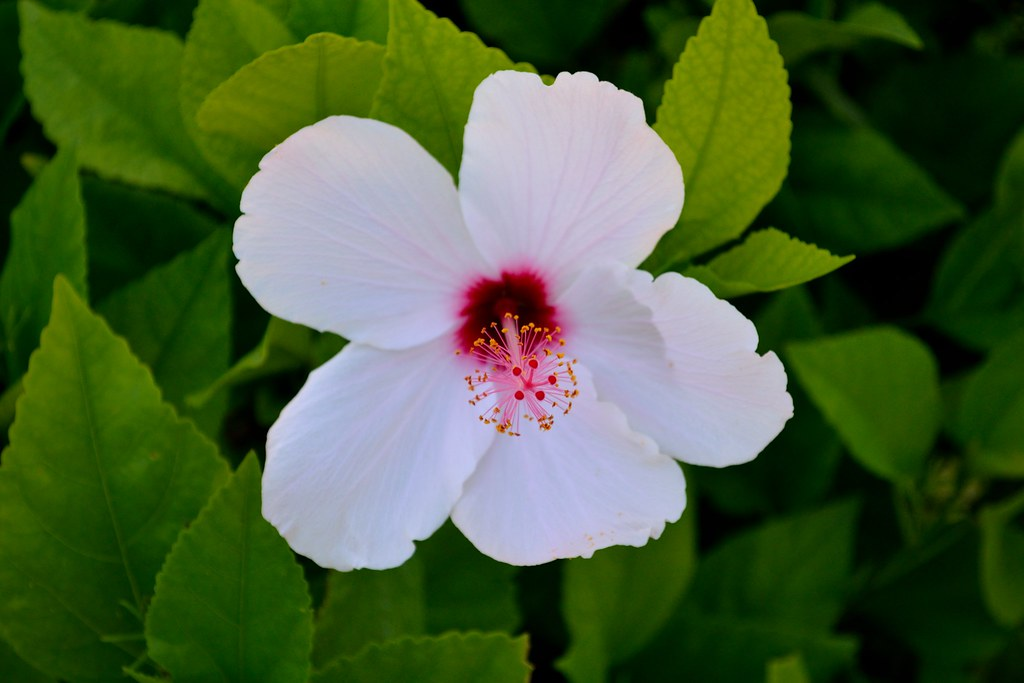
//> input picture ComputerVision/Resources/flower.jpg, 1024 x 683 px
$ ./Chapter2   (built with g++ and OpenCV 4)
//> lines starting //> are read from the running program, lines starting //| are printed output that depends on the picture
#include "opencv2/imgproc.hpp"
#include "opencv2/highgui.hpp"
using namespace cv;

Mat src, src_gray;
Mat dst, detected_edges;
int lowThreshold = 0;
int maxThreshold = 0;
const char* window_name = "window";

int main()
{
	std::string path = "Resources/flower.jpg";
	src = imread(path);
//> src is the input picture: 683 rows x 1024 cols, CV_8UC3; mean B, G, R 55.9, 94.4, 72.9

	dst.create(src.size(), src.type());
	cvtColor(src, src_gray, COLOR_BGR2GRAY);
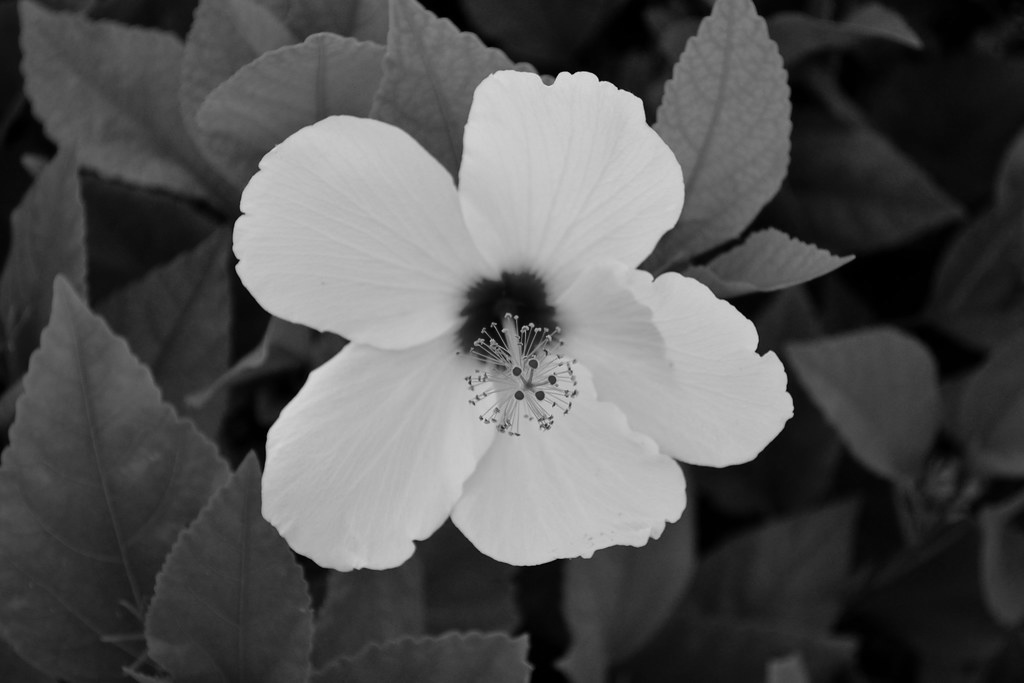
//> src_gray: 683 rows x 1024 cols, CV_8UC1; min 0, max 221, mean 83.5
	namedWindow(window_name, WINDOW_AUTOSIZE);

	createTrackbar("Min Threshold:", window_name, &lowThreshold, 1000);
	createTrackbar("Max Threshold:", window_name, &maxThreshold, 1000);

	while (true)
	{
		blur(src_gray, detected_edges, Size(3, 3));
		Canny(detected_edges, detected_edges, lowThreshold, maxThreshold, 3);
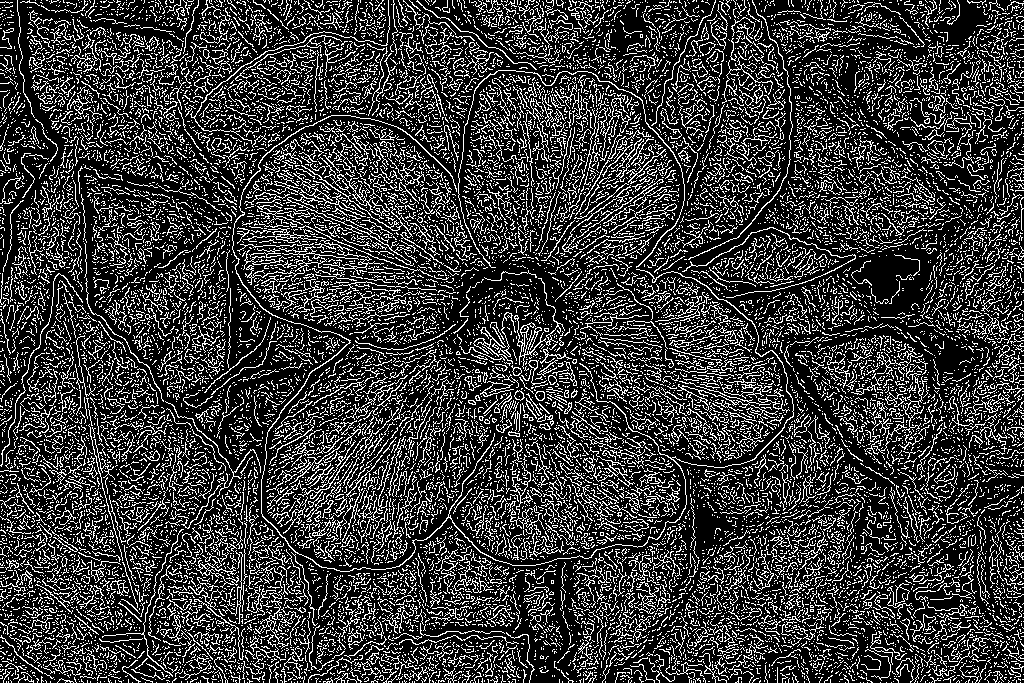
//> detected_edges: 683 rows x 1024 cols, CV_8UC1; 22.6% white in thin lines or dots
		dst = Scalar::all(0);
		src.copyTo(dst, detected_edges);
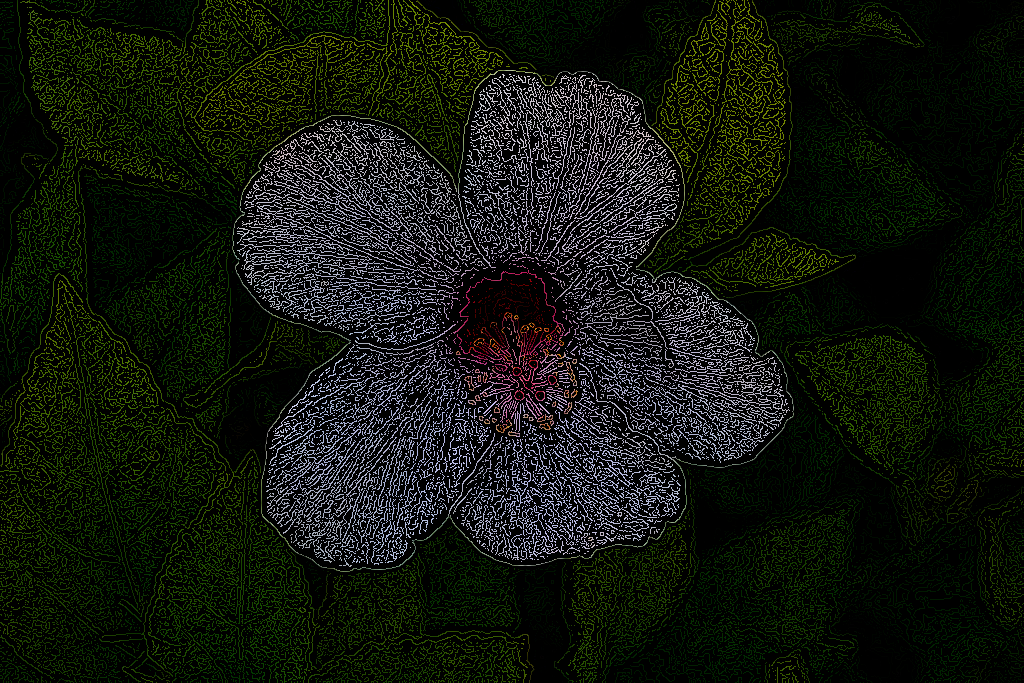
//> dst: 683 rows x 1024 cols, CV_8UC3; mean B, G, R 14.1, 22.7, 17.8
		imshow(window_name, dst);

		waitKey(1000);
	}

	waitKey(0);
	return 0;
}

$ run again, with ComputerVision/Resources/KentekensRU.jpg copied over ComputerVision/Resources/flower.jpg
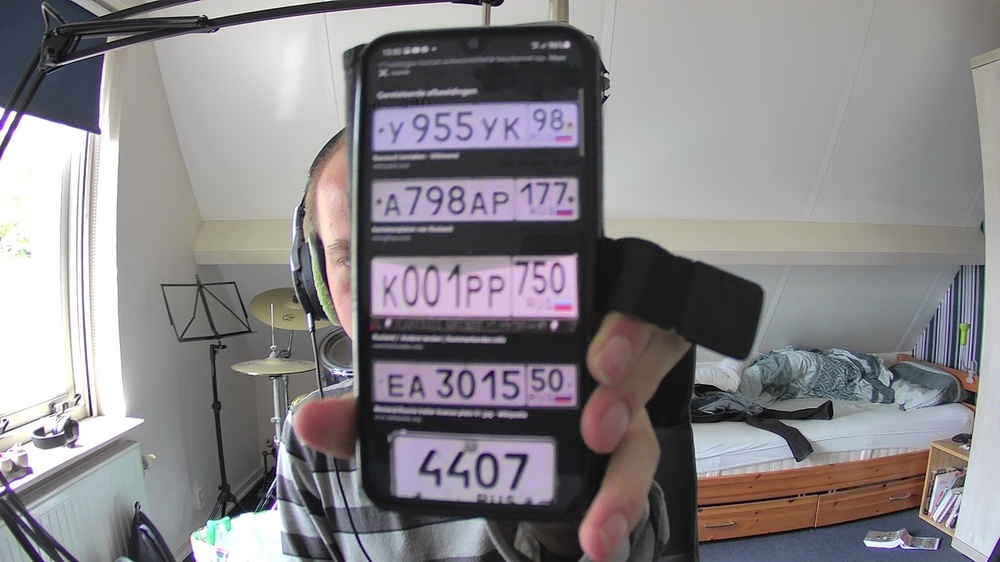
//> input picture ComputerVision/Resources/KentekensRU.jpg, 1000 x 562 px, shrunk from 1920 x 1080 before the run
//> src is the input picture: 562 rows x 1000 cols, CV_8UC3; mean B, G, R 135.4, 132, 135.7
//> `Canny(detected_edges, detected_edges, lowThreshold, maxThreshold, 3);`:
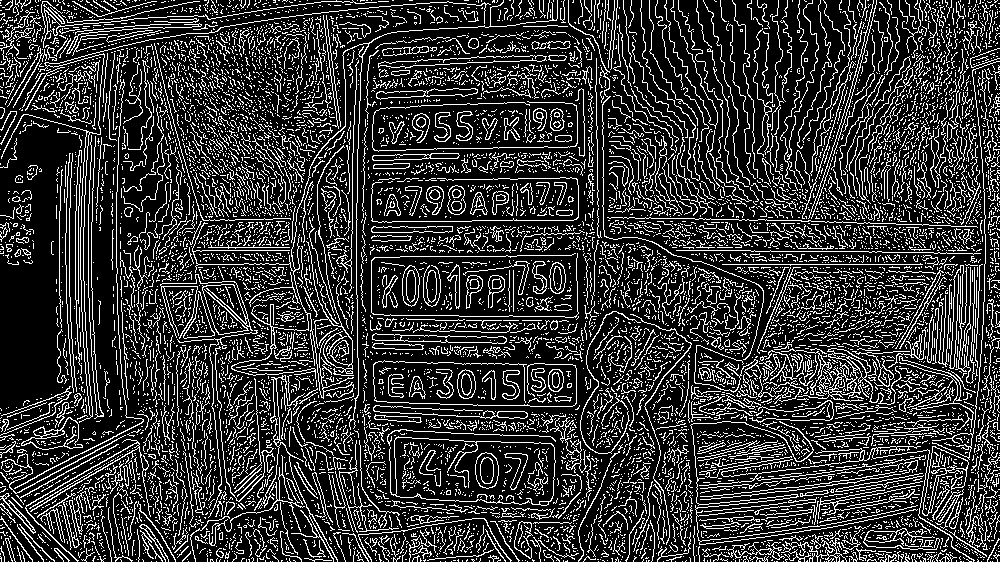
//> detected_edges: 562 rows x 1000 cols, CV_8UC1; 20.7% white in thin lines or dots
//> `src.copyTo(dst, detected_edges);`:
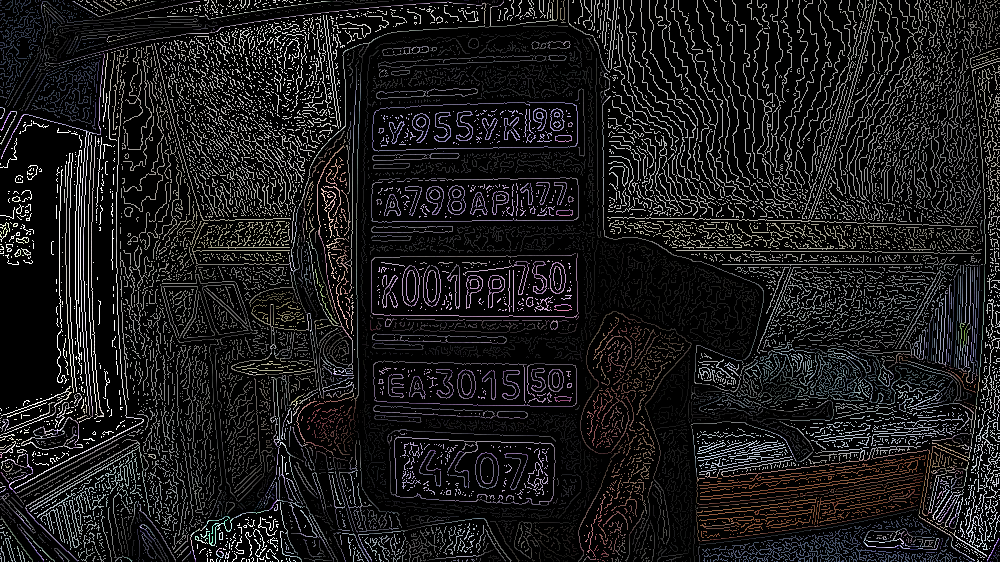
//> dst: 562 rows x 1000 cols, CV_8UC3; mean B, G, R 27.2, 26.5, 27.2

$ run again, with ComputerVision/Resources/KentekensRU2.jpg copied over ComputerVision/Resources/flower.jpg
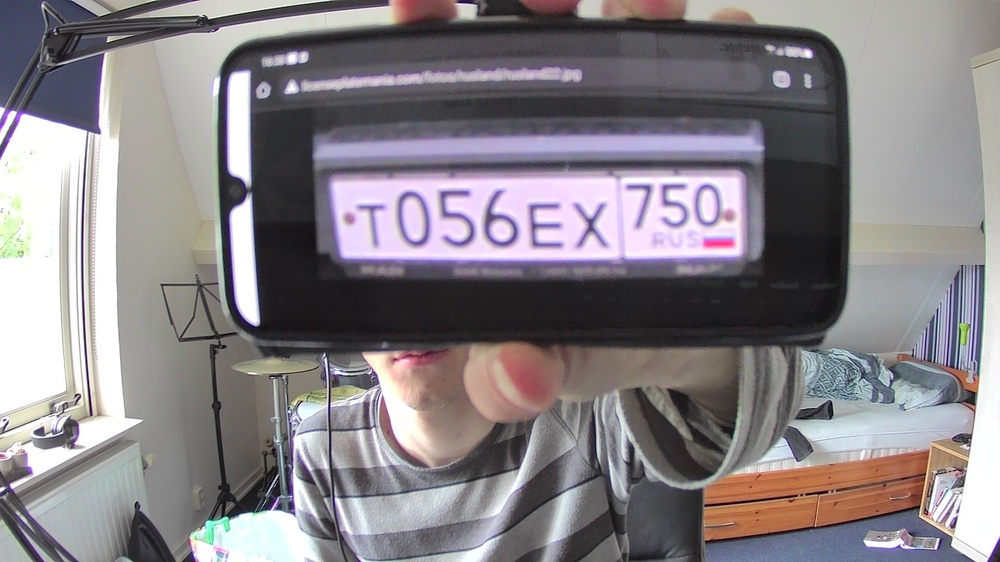
//> input picture ComputerVision/Resources/KentekensRU2.jpg, 1000 x 562 px, shrunk from 1920 x 1080 before the run
//> src is the input picture: 562 rows x 1000 cols, CV_8UC3; mean B, G, R 135.1, 130.4, 135.7
//> `Canny(detected_edges, detected_edges, lowThreshold, maxThreshold, 3);`:
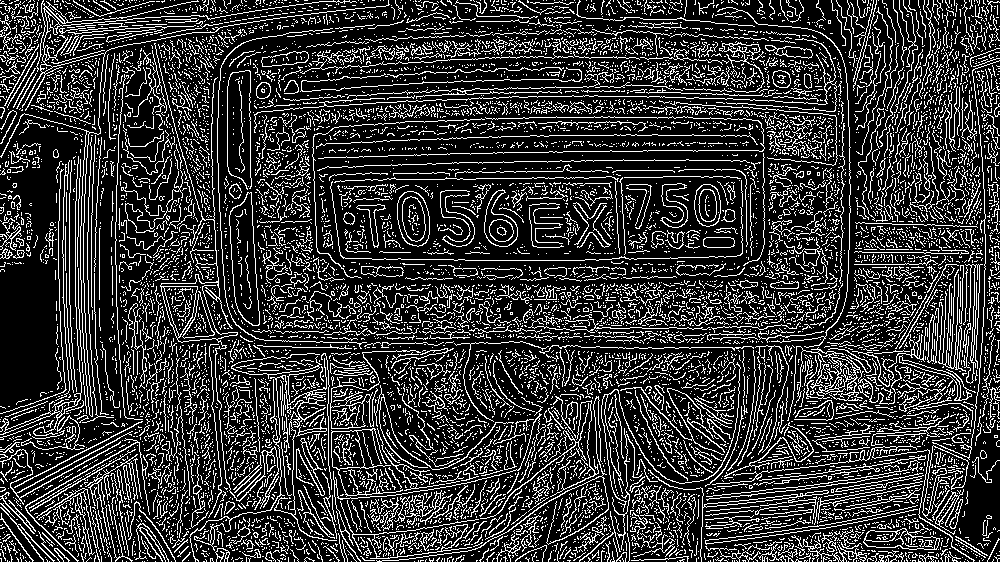
//> detected_edges: 562 rows x 1000 cols, CV_8UC1; 21.1% white in thin lines or dots
//> `src.copyTo(dst, detected_edges);`:
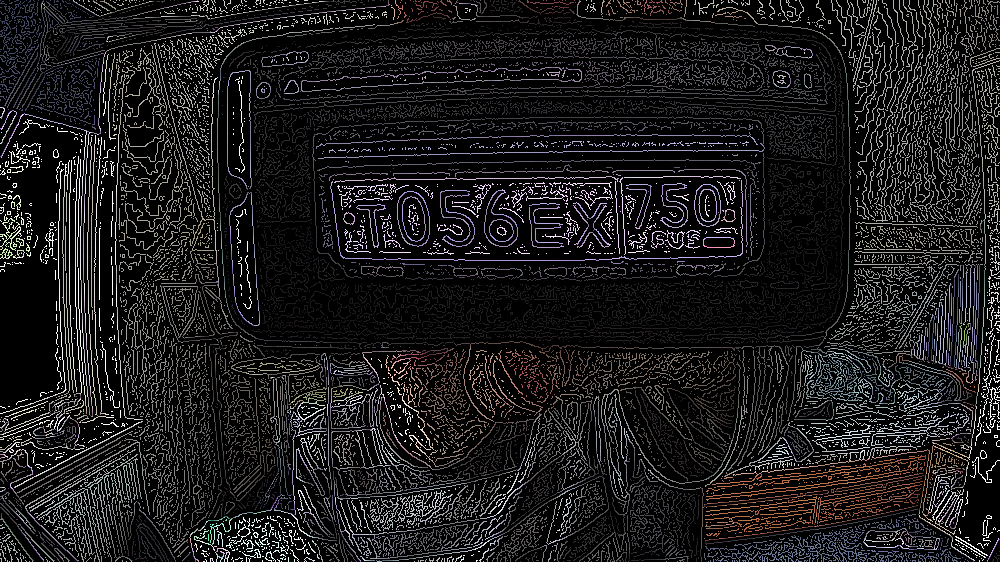
//> dst: 562 rows x 1000 cols, CV_8UC3; mean B, G, R 27.5, 26.6, 27.6
